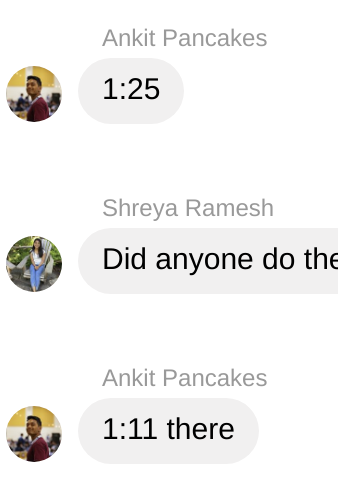
#> input picture dup1.png, 338 x 486 px
$ jupyter execute --allow-errors crossword_analysis.ipynb   (shell and % lines are left out)
#> lines starting #> are read from the running program, lines starting #| are printed output that depends on the picture
# NYT Crossword

## Download data

[cell 1]
# Quick look at data format

[cell 2]
import json
import pandas as pd
import numpy as np
import seaborn as sns
import datetime
from collections import defaultdict
from matplotlib import pyplot as plt
from matplotlib import image as mpimg

pd.set_option('display.max_rows', 10)

#> (a cell that did not finish here is left out)

#> (a cell that did not finish here is left out)

## Clean up data

[cell 5]
# Days and cut-off hour (mini release time)
# 7 PM Pacific for Monday - Friday inclusive
# 3 PM Pacific for Saturday, Sunday
cutoff = lambda x: 19 if x < 5 else 15

[cell 6]
[cutoff(x) for x in range(0,7)]

#> (a cell that did not finish here is left out)

[cell 8]
find_dups = lambda x: x[x.duplicated(['author', 'day'], keep=False)]
#> (the rest of this cell did not finish here and is left out)

[cell 9]
# Example duplicates ...
fig, ax = plt.subplots(nrows=1, ncols=2, figsize=(10,4))
ax[0].axis('off')
ax[1].axis('off')
ax[0].imshow(mpimg.imread('dup1.png'))
ax[1].imshow(mpimg.imread('dup2.png'))
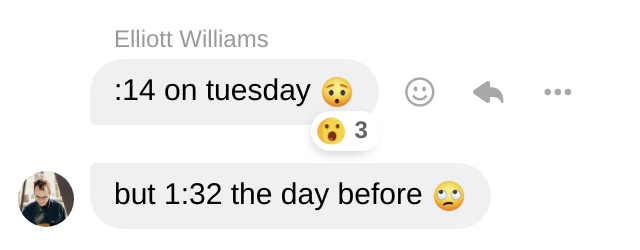
#> input picture dup2.png, 640 x 250 px
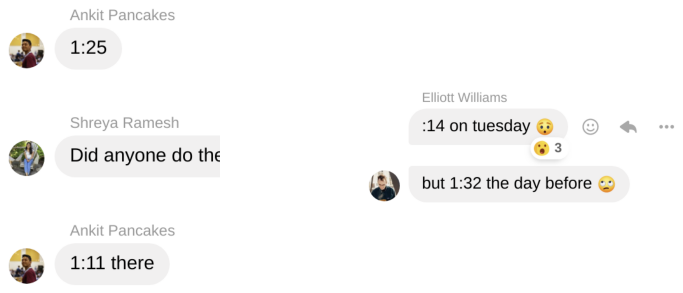
#> figure drawn by matplotlib, 2 panels
